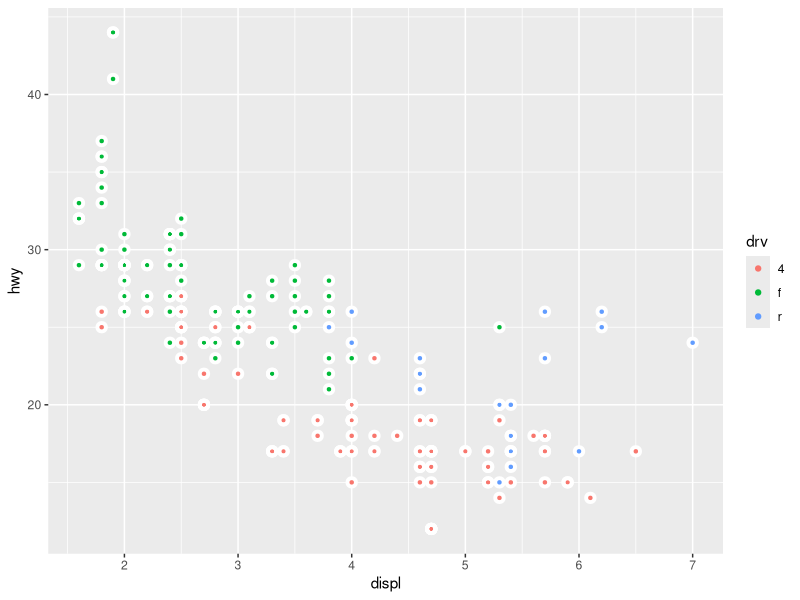

Write the R code that produced this figure.
library(ggplot2)
ggplot(data=mpg, mapping = aes(x=displ, y=hwy))+
  geom_point(mapping = aes(color=drv))+
  geom_point(shape=21, color="white", stroke=2)
